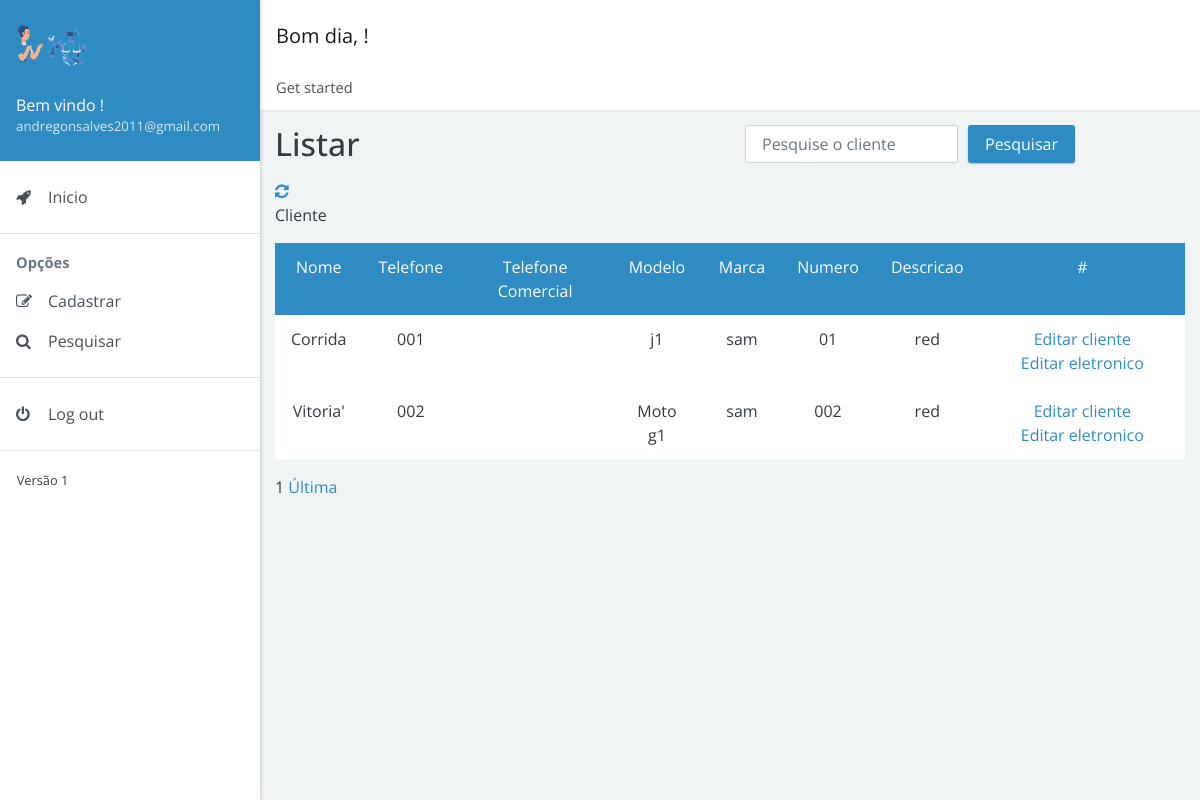
The app's page /controle/view/pesquisar/pesquisa_cliente_aparelho.php (signed in) with its own data.
### tables this page shows
CREATE TABLE `cliente_eletronico` (
  `cliente_id_cliente` int(11) NOT NULL,
  `eletronico_id_eletronico` int(11) NOT NULL
);

CREATE TABLE `cliente` (
  `id_cliente` int(11) NOT NULL,
  `nome_completo` varchar(255) DEFAULT NULL,
  `email_cliente` varchar(255) NOT NULL,
  `telefone_celular` varchar(17) DEFAULT NULL,
  `telefone_contato` varchar(17) DEFAULT NULL,
  `endereco_id_endereco` int(11) NOT NULL,
  `login_id_login` int(11) NOT NULL
);

CREATE TABLE `eletronico` (
  `id_eletronico` int(11) NOT NULL,
  `modelo` varchar(255) DEFAULT NULL,
  `marca` varchar(255) DEFAULT NULL,
  `numero` varchar(50) DEFAULT NULL,
  `descricao` varchar(255) DEFAULT NULL
);

### controle/view/pesquisar/pesquisa_cliente_aparelho.php (the view, shortened to what this page needs)
<!doctype html>
<html lang="pt-br">
<head>
    <link rel="stylesheet" href="https://cdnjs.cloudflare.com/ajax/libs/font-awesome/4.7.0/css/font-awesome.min.css">
    <link href="../../../dist/admin4b.min.css?v=2.1.0" rel="stylesheet">
    <link href="../../../dist/admin4b.min.css" rel="stylesheet" type="text/css">
</head>
<body>
    <div class="app">
        <div class="app-sidebar">
            <div class="sidebar-header">
                <img src="../../../images/principal3.png" width="70px" alt="Imagem de entrada"><br>
                <div class="username"><span>Bem vindo <?php session_start();
                                                        echo $_SESSION['nome_completo']; ?>!</span> <small><?php echo $_SESSION['email_usuario']; ?></small></div>
            </div>
            <div id="sidebar-nav" class="sidebar-nav">
                <ul>
                    <li><a href="../../controle.php"><span class="sidebar-nav-icon fa fa-rocket"></span> <span class="sidebar-nav-text">Inicio</span></a></li>
                </ul>
                <hr><span class="sidebar-nav-header">Opções</span>
                <ul>
                    <li><a href="#forms" data-toggle="collapse"><span class="sidebar-nav-icon fa fa-pencil-square-o"></span> <span class="sidebar-nav-text">Cadastrar</span></a>
                    </li>
                    <li><a href="#search" data-toggle="collapse"><span class="sidebar-nav-icon fa fa-search"></span> <span class="sidebar-nav-text">Pesquisar</span></a>
                    </li>
                </ul>
                <hr>
                <ul>
                    <li><a href="../../../controll/crud/sair.php"><span class="sidebar-nav-icon fa fa-power-off"></span> <span class="sidebar-nav-text">Log out</span></a></li>
                </ul>
                <hr>
                <small>Versão 1</small>
            </div>
        </div>
        <div class="app-content">
            <div class="content-header">
                <nav class="navbar navbar-expand navbar-light bg-white">
                    <div class="navbar-brand">
                        <?php
                        $hora_do_dia = date("H");
                        if (($hora_do_dia >= 00) && ($hora_do_dia <= 12)) {
                            echo "Bom dia, ";
                        } else if (($hora_do_dia >= 12) && ($hora_do_dia <= 18)) {
                            echo "Boa tarde, ";
                        } else {
                            echo "Boa noite, ";
                        }
                        ?>!
                    </div>
                </nav>
                <nav>
                    <ol class="breadcrumb">
                        <li class="breadcrumb-item">Get started</li>
                    </ol>
                </nav>
            </div>
            <div class="content-body">
                <div class="container">
                    <div class="page-header">
                        <div class="row">
                            <div class="col-sm-6 col-md-6">
                                <h1>Listar</h1>
                            </div>
                            <div class="col-sm-1 col-md-5">
                                <form class="form-inline" method="GET" action="./enviar/mostrar_cliente_aparelho.php">
                                    <div class="form-group">
                                        <input type="text" name="pesquisar" id="pesquisa" class="form-control" placeholder="Pesquise o cliente" style="margin-right: 10px;" required>
                                    </div>
                                    <button type="submit" class="btn btn-primary">Pesquisar</button>
                                </form>
                            </div>
                        </div>
                        <div class="row">
                            <div class="col-sm-6 col-md-6">
                                <a href="pesquisa_cliente_aparelho.php"><i class="fa fa-refresh" aria-hidden="true"></i></a>
                            </div>
                        </div>
                    </div>
                    <div class="align-items-center">
                        <div class="">
                            <p>Cliente</p>
                            <table class="table table-bordered table-hover text-center">
                                <tr class="bg bg-primary text-white text-center">
                                    <td>Nome</td>
                                    <td>Telefone</td>
                                    <td>Telefone Comercial</td>
                                    <td>Modelo</td>
                                    <td>Marca</td>
                                    <td>Numero</td>
                                    <td>Descricao</td>
                                    <td> # </td>
                                </tr>
                                <?php
                                include_once '../../../controll/crud/conexao.php';
                                $id_session = $_SESSION['id_controle'];
                                if (isset($_GET['pg']) && $_GET['pg'] != "") {
                                    $pagina_atual = $_GET["pg"];
                                } else {
                                    $pagina_atual = 1;
                                }
                                if (isset($pagina_atual)) {
                                    $pagina_atual = $pagina_atual;
                                } else {
                                    $pagina_atual = 1;
                                }
                                $pagina = (!empty($pagina_atual)) ? $pagina_atual : 1;
                                $qtd_pg = 20;
                                $inicio = ($qtd_pg * $pagina) - $qtd_pg;
                                $pesquisa = $conexao->query("SELECT * FROM cliente_eletronico INNER JOIN cliente ON cliente.id_cliente = cliente_eletronico.cliente_id_cliente
                                    INNER JOIN eletronico ON eletronico.id_eletronico = cliente_eletronico.eletronico_id_eletronico INNER JOIN login ON cliente.login_id_login = login.id_login /*WHERE cliente.login_id_login = $id_session*/ ORDER BY nome_completo ASC LIMIT $inicio, $qtd_pg");
                                if ($pesquisa && $pesquisa->rowCount() != 0) {
                                    while ($resultado = $pesquisa->fetch()) {
                                        $nome = $resultado['nome_completo'];
                                        $telefone = $resultado['telefone_celular'];
                                        $telefone2 = $resultado['telefone_contato'];
                                        $modelo = $resultado['modelo'];
                                        $marca = $resultado['marca'];
                                        $numero = $resultado['numero'];
                                        $descricao = $resultado['descricao'];
                                        $id_cliente = $resultado['cliente_id_cliente'];
                                        $id_eletronico = $resultado['eletronico_id_eletronico'];
                                ?>
                                        <tr class="text-center">
                                            <td><?= $nome ?> </td>
                                            <td><?= $telefone ?> </td>
                                            <td><?= $telefone2 ?> </td>
                                            <td><?= $modelo ?> </td>
                                            <td><?= $marca ?> </td>
                                            <td><?= $numero ?> </td>
                                            <td><?= $descricao ?> </td>
                                            <td>
                                                <a href="../model/editar/editar_cliente.php?id=<?= $id_cliente ?>" type="submit"><i class="bi bi-pencil-square"></i>Editar cliente</a>
                                                <a href="../model/editar/editar_aparelho.php?id=<?= $id_eletronico ?>" type="submit"><i class="bi bi-pencil-square"></i>Editar eletronico</a>
                                            </td>
                                        </tr>
                                    <?php
                                    }
                                    ?>
                            </table>
                        <?php
                                    $select = $conexao->query("SELECT COUNT(cliente_id_cliente) AS num_result FROM cliente_eletronico INNER JOIN cliente ON cliente.id_cliente = cliente_eletronico.cliente_id_cliente
                                        INNER JOIN eletronico ON eletronico.id_eletronico = cliente_eletronico.eletronico_id_eletronico INNER JOIN login ON cliente.login_id_login = login.id_login /*WHERE cliente.login_id_login = $id_session*/");
                                    $row_pg = $select->fetch();
                                    $quantidade_pg = ceil($row_pg['num_result'] / $qtd_pg);
                                    echo " $pagina ";
                                    echo " <a href='?pg=$quantidade_pg' onclick=''>Última</a>";
                                } else {
                                    echo "<div class='alert alert-danger' role='alert'>Nenhum usuário encontrado!</div>";
                                }
                        ?>
                        </div>
                    </div>
                </div>
            </div>
</body>
</html>

### records on screen
cliente_eletronico: cliente_id_cliente.nome_completo "Corrida", cliente_id_cliente.telefone_celular "001", eletronico_id_eletronico.modelo "j1", eletronico_id_eletronico.marca "sam", eletronico_id_eletronico.numero "01", eletronico_id_eletronico.descricao "red"
cliente_eletronico: cliente_id_cliente.nome_completo "Vitoria'", cliente_id_cliente.telefone_celular "002", eletronico_id_eletronico.modelo "Moto g1", eletronico_id_eletronico.marca "sam", eletronico_id_eletronico.numero "002", eletronico_id_eletronico.descricao "red"

### other values on screen
$_SESSION['email_usuario'] "andregonsalves2011@gmail.com"
$pagina "1"
